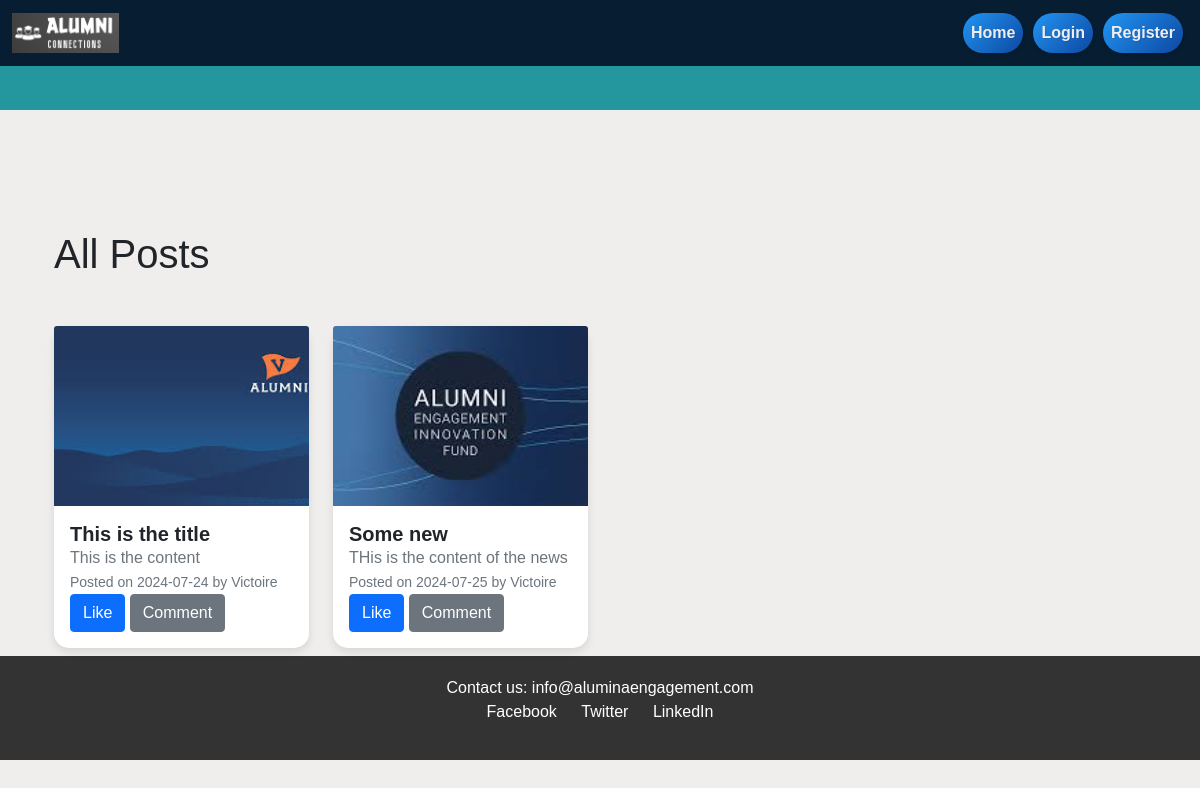
Page /all_posts on the earlier database version.
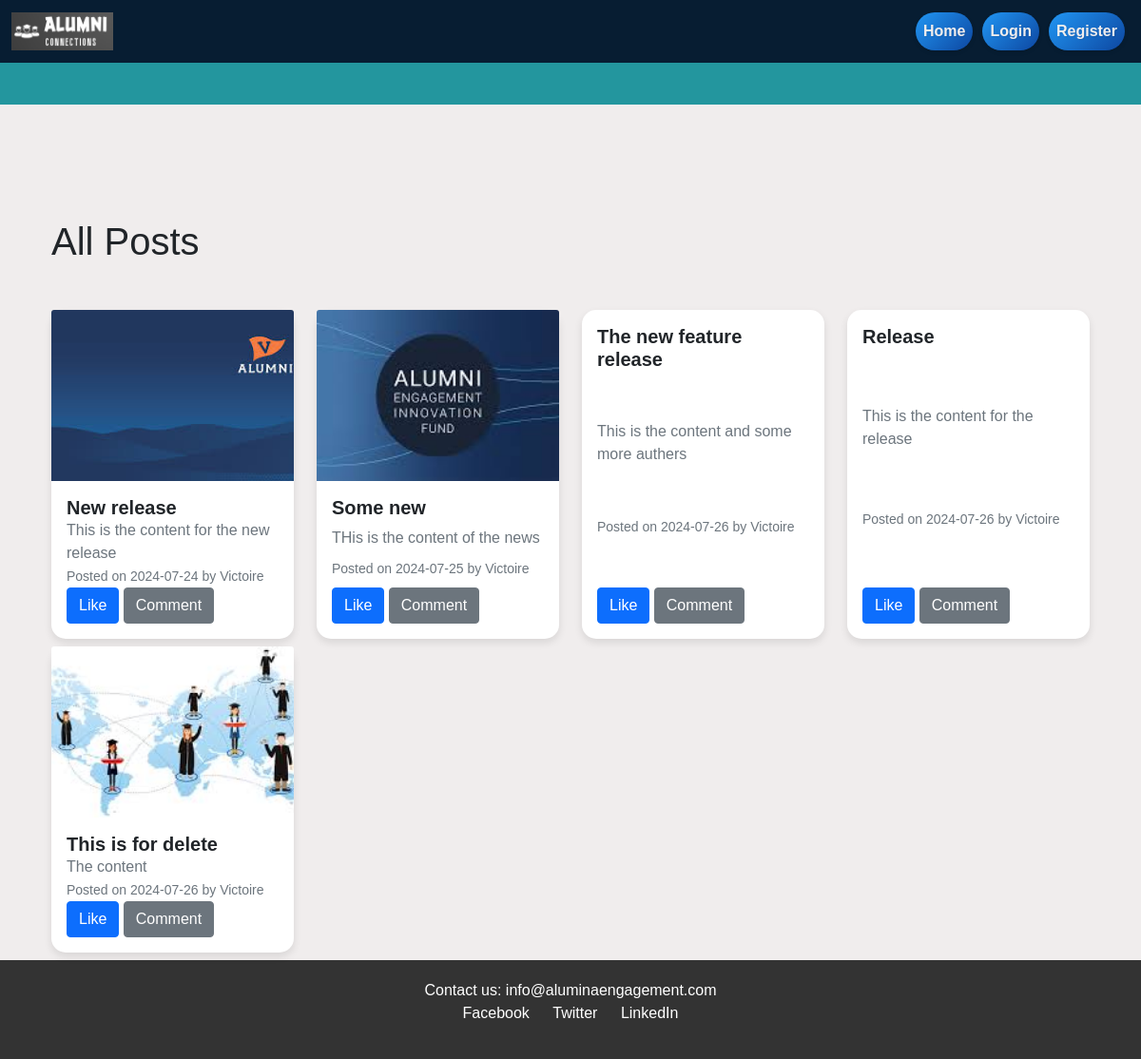
Same page on the later database version.
### app/models.py (models this page shows, shortened)
class Post(db.Model):
    id = db.Column(db.Integer, primary_key=True)
    title = db.Column(db.String(100), nullable=False)
    date_posted = db.Column(db.DateTime, nullable=False, default=datetime.utcnow)
    content = db.Column(db.Text, nullable=False)
    image_file = db.Column(db.String(20), nullable=True)
    user_id = db.Column(db.Integer, db.ForeignKey('user.id'), nullable=False)
    likes = db.relationship('Like', backref='post', lazy=True)
    comments = db.relationship('Comment', backref='post', lazy=True)
    link = db.Column(db.String(255), nullable=True)
    category = db.Column(db.String(25), nullable=True)

class User(db.Model, UserMixin):
    id = db.Column(db.Integer, primary_key=True)
    username = db.Column(db.String(20), unique=True, nullable=False)
    email = db.Column(db.String(120), unique=True, nullable=False)
    role = db.Column(db.String(120), unique=False, nullable=True, default='mentee')
    image_file = db.Column(db.String(20), nullable=False, default='default.jpg')
    student_number = db.Column(db.String(30), nullable=True)
    first_name = db.Column(db.String(30), nullable=True)
    last_name = db.Column(db.String(30), nullable=True)
    phone = db.Column(db.String(20), nullable=True)
    address = db.Column(db.String(100), nullable=True)
    education = db.Column(db.String(100), nullable=True)
    country = db.Column(db.String(50), nullable=True)
    state = db.Column(db.String(50), nullable=True)
    confirmed = db.Column(db.Boolean, default=False)
    experience = db.Column(db.String(200), nullable=True)
    additional_details = db.Column(db.String(200), nullable=True)
    password = db.Column(db.String(60), nullable=False)
    posts = db.relationship('Post', backref='author', lazy=True)
    comments = db.relationship('Comment', backref='author', lazy=True)
    likes = db.relationship('Like', backref='user', lazy=True)
    user_posts = db.relationship('Post', foreign_keys='Post.user_id', overlaps="author,posts")
    user_cmnt = db.relationship('Comment', foreign_keys='Comment.user_id', overlaps="author,comments")
    sent_messages = db.relationship('Message', foreign_keys='Message.sender_id', backref='sender', lazy=True)
    conversations_as_user1 = db.relationship('Conversation', foreign_keys='Conversation.user1_id', backref='user1_ref', lazy=True)
    conversations_as_user2 = db.relationship('Conversation', foreign_keys='Conversation.user2_id', backref='user2_ref', lazy=True)
    followers = db.relationship('Follow', backref='followee', foreign_keys='Follow.followee_id', lazy=True)
    following = db.relationship('Follow', backref='follower', foreign_keys='Follow.follower_id', lazy=True)

### app/routes.py (the view)
@main.route("/all_posts", methods=['GET', 'POST'])
def posts():
    posts = Post.query.all()
    return render_template('all_posts.html', posts=posts)

### app/templates/all_posts.html (shortened to what this page needs)
{% extends "base.html" %}
{% block content %}
<div class="container mt-5">
    <h1 class="my-5">All Posts</h1>
    <div class="row">
        {% for post in posts %}
        <div class="col-md-3 mb-2">
            <div class="card h-100">
                {% if post.image_file %}
                <img src="{{ url_for('static', filename='post_pics/' + post.image_file) }}" class="card-img-top" alt="Post Image">
                {% endif %}
                <div class="card-body">
                    <h5 class="card-title">{{ post.title }}</h5>
                    <p class="card-text">{{ post.content }}</p>
                    <p class="card-text">
                        <small class="text-muted">Posted on {{ post.date_posted.strftime('%Y-%m-%d') }} by {{ post.author.username }}</small>
                    </p>
                    <div>
                        <a href="{{url_for('main.like_post', post_id=post.id) }}" class="btn btn-primary"> Like</a>
                        <a href="{{ url_for('main.post', post_id = post.id)}}" class="btn btn-secondary"> Comment</a>
                    </div>
                </div>
            </div>
        </div>
        {% endfor %}
    </div>
    </div>
</div>
{% endblock %}

### app/templates/base.html (shortened to what this page needs)
<!DOCTYPE html>
<html lang="en">
<head>
    <link href="https://cdn.jsdelivr.net/npm/bootstrap@5.0.2/dist/css/bootstrap.min.css" rel="stylesheet">
    <link rel="stylesheet" href="{{ url_for('static', filename='css/custom.css') }}">
</head>
<body>
    <nav class="navbar navbar-expand-lg navbar-custom fixed-top">
        <div class="container-fluid">
            <a class="navbar-brand" href="{{ url_for('main.home') }}">
                <img src="{{ url_for('static', filename='images/alumni copy.png') }}" alt="Alumina Logo">
            </a>
            <div class="collapse navbar-collapse" id="navbarNavDropdown">
                <ul class="navbar-nav ms-auto">
                    {% if current_user.is_authenticated %}
                    <li class="nav-item">
                        <a class="nav-link" href="{{ url_for('main.home') }}">Home</a>
                    </li>
                    <li class="nav-item">
                        <a class="nav-link" href="#latest-news">News</a>
                    </li>
                    <li class="nav-item">
                        <a class="nav-link" href="#upcoming-events">Events</a>
                    </li>
                    <li class="nav-item">
                        <a class="nav-link" href="{{url_for('conversations.conversations_list')}}">View Messages</a>
                    </li>
                    <li class="nav-item"><a class="nav-link" href="{{ url_for('main.opportunities') }}">Opportunities</a></li>
                    <li class="nav-item">
                        <a class="nav-link" href="{{ url_for('main.profile', user_id=current_user.id) }}">Profile</a>
                    </li>
                    <li class="nav-item">
                        <a class="nav-link" href="{{ url_for('auth.logout') }}">Logout</a>
                    </li>
                    <li class="nav-item">
                        <a class="nav-link" href="{{ url_for('main.donate') }}">Donate</a>
                    </li>
                    {% else %}
                        <li class="nav-item"><a class="nav-link" href="{{ url_for('main.home') }}">Home</a></li>
                        <li class="nav-item"><a class="nav-link" href="{{ url_for('auth.login') }}">Login</a></li>
                        <li class="nav-item"><a class="nav-link" href="{{ url_for('auth.register') }}">Register</a></li>
                    {% endif %}
                </ul>
            </div>
        </div>
    </nav>
    <div class="container-ticker">
        <p class="ticker-text">WELCOME TO ALUMINA - CONNECTING ALUMNI - DISCOVER OPPORTUNITIES - STAY INFORMED!!! 🎓🌟🔍📰-</p>
    </div>
    <div class="container mt-5 pt-4">
        {% block content %}{% endblock %}
<div id="smiley-container" style="position:fixed; top:0; left:0; width:100%; height:100%; pointer-events:none;"></div>
<footer>
    <div class="container ">
        <p>Contact us: info@aluminaengagement.com</p>
        <ul class="social-links">
            <li><a href="#">Facebook</a></li>
            <li><a href="#">Twitter</a></li>
            <li><a href="#">LinkedIn</a></li>
        </ul>
    </div>
</footer>
</body>
</html>

### app/static/css/custom.css (style rules this page uses)
body { font-family: Arial, sans-serif; margin: 0; padding: 0; background: #f0eded; }
footer { background: #333; color: #fff; padding: 20px 0; text-align: center; }
footer p { margin: 0; }
footer .social-links { list-style: none; padding: 0; }
footer .social-links li { display: inline; margin: 0 10px; }
footer .social-links li a { color: #fff; text-decoration: none; }
.card { display: flex; flex-direction: column; }
.card-body { display: flex; flex-direction: column; justify-content: space-between; flex-grow: 1; }
.card-text, .card-title { margin-bottom: auto; }
.navbar-nav .nav-link { color: #fff; background-color: #2196F3; background-image: linear-gradient(135deg, #2196F3, #0D47A1); border: none; border-radius: 20px; padding: 12px 20px; margin: 0 5px; text-decoration: none; box-shadow: 0px 2px 4px rgba(0, 0, 0, 0.1); transition: background-color 0.3s, box-shadow 0.3s, transform 0.2s ease-in-out; display: flex; justify-content: center; align-items: center; font-weight: bold; font-size: 16px; text-shadow: 1px 1px 1px rgba(0, 0, 0, 0.1); }
.card-img-top { width: 100%; height: 15vw; object-fit: cover; }
.card { border: none; border-radius: 15px; box-shadow: 0 4px 8px rgba(0, 0, 0, 0.1); }
.card-title { font-size: 1.25rem; font-weight: bold; }
.card-text { color: #6c757d; }
.navbar-custom { background-color: #071d32; }
.navbar-custom .navbar-brand, .navbar-custom .nav-link { color: #fff; }
.navbar-custom .navbar-brand img { max-height: 40px; margin-right: 10px; }
.navbar-brand { display: flex; align-items: center; position: relative; }
.container-ticker { overflow: hidden; white-space: nowrap; height: 50px; box-sizing: border-box; width: 100%; display: flex; align-items: center; margin-top: 60px; color: #f0eded; background: #23969e; }
.ticker-text { font-family: sans-serif; padding-left: 100%; animation: ticker 30s linear infinite; }
.navbar-nav .nav-link { color: #f1eded; padding: 0.5rem 1rem; }

Differences in the rows shown:
changed Post: title "This is the title" → "New release"; content "This is the content" → "This is the content for the new release"
added Post: title "The new feature release", content "This is the content and some more authers", date_posted "2024-07-26", author.username "Victoire"
added Post: title "Release", content "This is the content for the release", date_posted "2024-07-26", author.username "Victoire"
added Post: image_file (picture), title "This is for delete", content "The content", date_posted "2024-07-26", author.username "Victoire"
